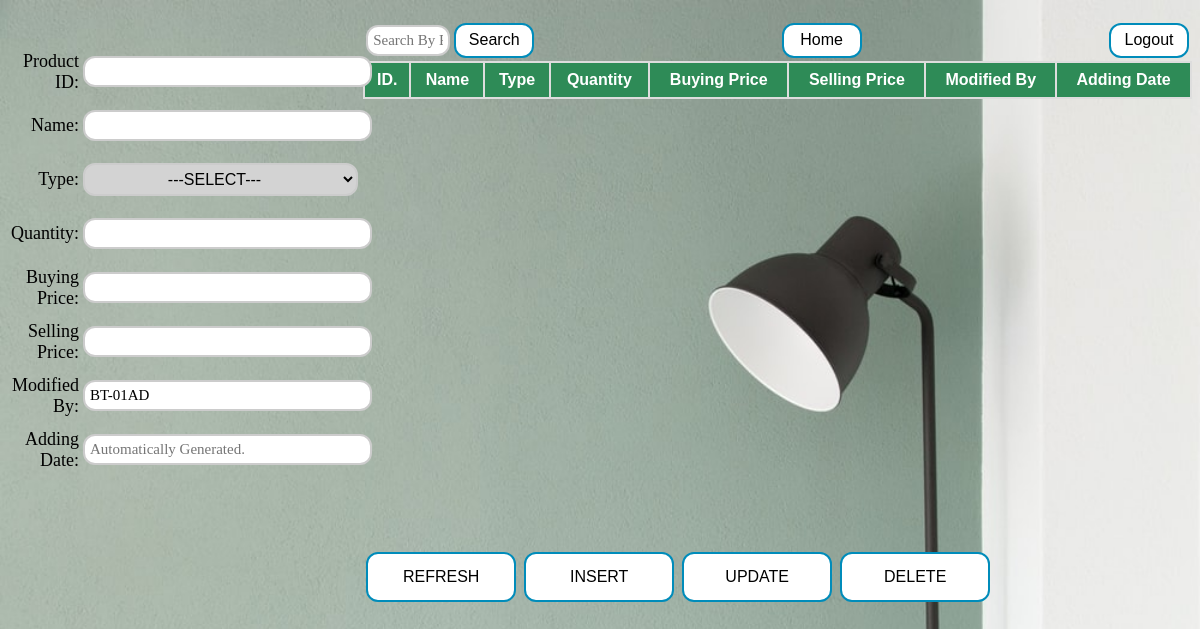
Before: /Pages/productList.php (signed in) with the older database file.
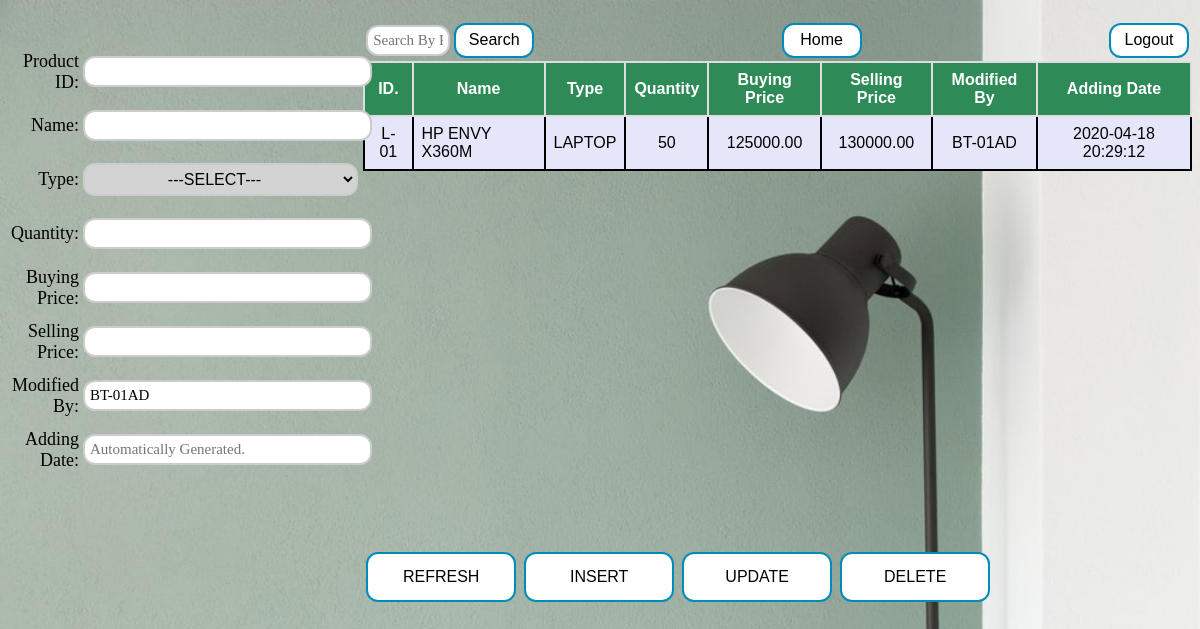
After: the same page with the newer database file.
### tables this page shows
CREATE TABLE `product` (
  `PID` varchar(15) NOT NULL,
  `P_NAME` varchar(50) NOT NULL,
  `TYPE` varchar(20) NOT NULL,
  `AVAILABILITY` varchar(20) NOT NULL DEFAULT 'AVAILABLE',
  `QUANTITY` int(15) NOT NULL,
  `BUY_PRICE` double(10,2) NOT NULL,
  `SELL_PRICE` double(10,2) NOT NULL,
  `MOD_BY` varchar(15) NOT NULL,
  `Add_PDate` datetime NOT NULL DEFAULT current_timestamp()
);

### DB Handler/DBC.php (called while the page is built, shortened)
<?php
 $serverName="localhost";
 $userName="root";
 $password="";
 $dbName="btweb";
function get($query)
{
	$data=array();
	global $serverName,$userName,$password,$dbName;
	try
	{
		$conn=mysqli_connect($serverName,$userName,$password,$dbName);
		$result=mysqli_query($conn,$query);
		if(mysqli_num_rows($result) > 0)
		{
			while($row=mysqli_fetch_assoc($result))
			{
				$entity=array();
				foreach($row as $k=>$v)
				{
					$entity[$k]=$row[$k];
				}
				$data[]=$entity;
			}
		}
		return $data;
	}
	catch (Exception $e)
	{
		throw $e->getMessage();
		return $data;
		mysqli_close($conn);
	}
}
?>

### DB Handler/productDB.php (called while the page is built, shortened)
<?php
require_once 'DBC.php';
function loadTable()
{
	$result=null;
	try
	{
		$query="SELECT * FROM `product` WHERE `AVAILABILITY` = 'AVAILABLE' ORDER BY `TYPE`,`MOD_BY`;";
		$result=get($query);
		return $result;
	}
	catch (Exception $e)
	{
		throw $e->getMessage();
		return $result;
	}
}
?>

### Page Controllers/productListController.php (the view, shortened to what this page needs)
<?php
require_once '../DB Handler/productDB.php';
function showTable()
{
	$table=loadTable();
	foreach($table as $data)
	{
		echo "<tr>";
		echo "<td align='middle'>".$data["PID"]."</td>";
		echo "<td>".$data["P_NAME"]."</td>";
		echo "<td align='middle'>".$data["TYPE"]."</td>";
		echo "<td align='middle'>".$data["QUANTITY"]."</td>";
		echo "<td align='middle'>".$data["BUY_PRICE"]."</td>";
		echo "<td align='middle'>".$data["SELL_PRICE"]."</td>";
		echo "<td align='middle'>".$data["MOD_BY"]."</td>";
		echo "<td align='middle'>".$data["Add_PDate"]."</td>";
		echo "</tr>";
	}
}
if(isset($_COOKIE['uid']) && isset($_COOKIE['sid']))
{
	$uid = $_COOKIE['uid'];
	$srchProdTF="";
	$srchProdTFerror="";
	$pidTF="";
	$pnameTF="";
	$o1= false;
	$quantTF="";
	$buyPriceTF="";
	$sellPriceTF="";
}
else
{
	header("Location:index.php");
}
?>

### Pages/productList.php (shortened to what this page needs)
<?php
include '../Page Controllers/productListController.php';
?>
<!DOCTYPE html>
<html>
	<head>
		<link rel="stylesheet" type="text/css" href="CSS/productList.css">
	</head>
	<body style="background-image: url('Images/6.jpg'); background-repeat: no-repeat; background-size: cover;">
		<div class="container">
			<form autocomplete="off" action="" method="post">
				<div class="floatRightTop">
					<table name="search&logout">
						<tr>
							<td><input type="text" class="srchtf" name="srchProdTF" placeholder="Search By Product ID." value="<?php echo "$srchProdTF";echo"$srchProdTFerror";?>"></td>
							<td><input type="submit" class="srchbtn" name="srchBTN" value="Search"></td>
							<td style="width:50%;"></td>
							<td><input type="submit" class="srchbtn" name="gohomebtn" value="Home"></td>
							<td class="col"></td>
							<td><input type="submit" class="logoutbtn" name="logoutBTN" value="Logout"></td>
						</tr>
					</table>
					<div class="scrollit">
						<table name="prodTable" id="prodTable">
							<thead>
								<tr>
									<th>ID.</th>
									<th>Name</th>
									<th>Type</th>
									<th>Quantity</th>
									<th>Buying Price</th>
									<th>Selling Price</th>
									<th>Modified By</th>
									<th>Adding Date</th>
								</tr>
							</thead>
							<tbody>
								<?php
									showTable();
								?>
							</tbody>
						</table>
					</div>
				</div>
				<div class="floatLeftDown">
					<table name="input">
						<tr>
							<td class="td1"> Product ID: </td>
							<td>
								<input type="text" class="tf" name="pidTF" value="<?php echo "$pidTF";?>">
							</td>
							<td> <span style="color:red; font-size:15px;"> <?php echo "$pidTFerror";?> </span> </td>
						</tr>
						<tr>
							<td class="td1"> Name: </td>
							<td>
								<input type="text" class="tf" style="text-transform: uppercase;" name="pnameTF" value="<?php echo "$pnameTF";?>">
							</td>
							<td> <span style="color:red; font-size:15px;"> <?php echo "$pnameTFerror";?> </span> </td>
						</tr>
						<tr>
							<td class="td1"> Type: </td>
							<td>
								<select name="type" id="type">
								  <option value="SELECT" <?php if($o1 == true) {echo "selected";} ?>>---SELECT---</option>
								</select>
							</td>
							<td> <span style="color:red; font-size:15px;"> <?php echo "$typeerror";?> </span> </td>
						</tr>
						<tr>
							<td class="td1"> Quantity: </td>
							<td> <input type="number" min="0" class="tf" name="quantTF" value="<?php echo "$quantTF"; ?>"> </td>
							<td> <span style="color:red;font-size:15px;"> <?php echo "$quantTFerror";?> </span></td>
						</tr>
						<tr>
							<td class="td1"> Buying Price: </td>
							<td> <input type="number" min="0" class="tf" name="buyPriceTF" value="<?php echo"$buyPriceTF"; ?>"> </td>
							<td> <span style="color:red;font-size:15px;"> <?php echo "$buyPriceTFerror";?> </span></td>
						</tr>
						<tr>
							<td class="td1"> Selling Price: </td>
							<td> <input type="number" min="0" class="tf" name="sellPriceTF" value="<?php echo"$sellPriceTF"; ?>"> </td>
							<td> <span style="color:red;font-size:15px;"> <?php echo "$sellPriceTFerror";?> </span></td>
						</tr>
						<tr>
							<td class="td1"> Modified By: </td>
							<td> <input type="text" class="tf" name="modbyTF" placeholder="Automatically Generated." value="<?php echo $uid; ?>"> </td>
						</tr>
						<tr>
							<td class="td1"> Adding Date: </td>
							<td> <input type="text" class="tf" name="addDateTF" placeholder="Automatically Generated." value=""> </td>
						</tr>
				</div>
				<table name="buttons" class="btnTB">
					<tr>
						<td> <input type="submit" class="btn" name="refreshBTN" value="REFRESH"> </td>
						<td class="col2"></td>
						<td> <input type="submit" class="btn" name="insertBTN" value="INSERT"> </td>
						<td class="col2"></td>
						<td> <input type="submit" class="btn" name="updateBTN" value="UPDATE"> </td>
						<td class="col2"></td>
						<td> <input type="submit" class="btn" name="deleteBTN" value="DELETE"> </td>
					</tr>
				</table>
			</form>
		</div>
	</body>
</html>

### Pages/CSS/productList.css (style rules this page uses)
.floatRightTop { padding-top: 1%; width:70%; float: right; margin-bottom: auto; }
.floatLeftDown { padding-top: 3%; width: 30%; float: left; margin-bottom: auto; }
.container { overflow: hidden; margin-top: auto; margin-bottom: auto; margin-left: auto; margin-right: auto; }
.td1 { text-align: right; vertical-align: middle; height: 50px; font-family: "Consolas"; font-size: 18px; font-style: bold; }
#prodTable { border-collapse: collapse; width: 100%; height: 30px; font-family: "Trebuchet MS", Arial, Helvetica, sans-serif; border-collapse: collapse; font-style: bold; }
#prodTable th { border: 2px solid #ddd; padding: 8px; }
#prodTable td { border: 2px solid #000000; padding: 8px; }
#prodTable tr:nth-child(odd) { background-color: #E6E6FA; }
#prodTable th { padding-top: 8px; padding-bottom: 8px; text-align: center; background-color: #2E8B57; color: white; }
.scrollit { overflow:scroll; height:400px; }
.srchtf { width:70px; padding: 5px 5px 5px 5px; border: 2px solid #ccc; border-radius: 12px; font-family: "Consolas"; font-size: 15px; transition-duration: 0.4s; }
.tf { width:275px; padding: 5px 5px 5px 5px; border: 2px solid #ccc; border-radius: 12px; font-family: "Consolas"; font-size: 15px; transition-duration: 0.4s; }
select { background-color: lightgray; width:275px; border: 2px solid #ccc; padding: 5px 5px 5px 5px; border-radius: 12px; text-align-last: center; font-size: inherit; overflow: hidden; transition-duration: 0.4s; }
option { background-color: #008CBA; border-radius: 12px; color: white; }
.btnTB { padding-top: 20%; padding-left:100%; padding-right:100%; padding-bottom:25%; width: 100%; }
.col { width: 80%; }
.col2 { width: 150px; }
.srchbtn { width:80px; height:35px; background-color: white; color: black; border-radius: 12px; border: 2px solid #008CBA; text-align: center; font-size: 16px; transition-duration: 0.4s; cursor: pointer; }
.logoutbtn { width:80px; height:35px; background-color: white; color: black; border-radius: 12px; border: 2px solid #008CBA; text-align: center; font-size: 16px; transition-duration: 0.4s; cursor: pointer; }
.btn { width:150px; height:50px; background-color: white; color: black; border-radius: 12px; border: 2px solid #008CBA; text-align: center; font-size: 16px; transition-duration: 0.4s; cursor: pointer; }

Changed rows visible on the page:
added product: PID "L-01", P_NAME "HP ENVY X360M", TYPE "LAPTOP", QUANTITY "50", BUY_PRICE "125000.00", SELL_PRICE "130000.00", MOD_BY "BT-01AD", Add_PDate "2020-04-18 20:29:12"
